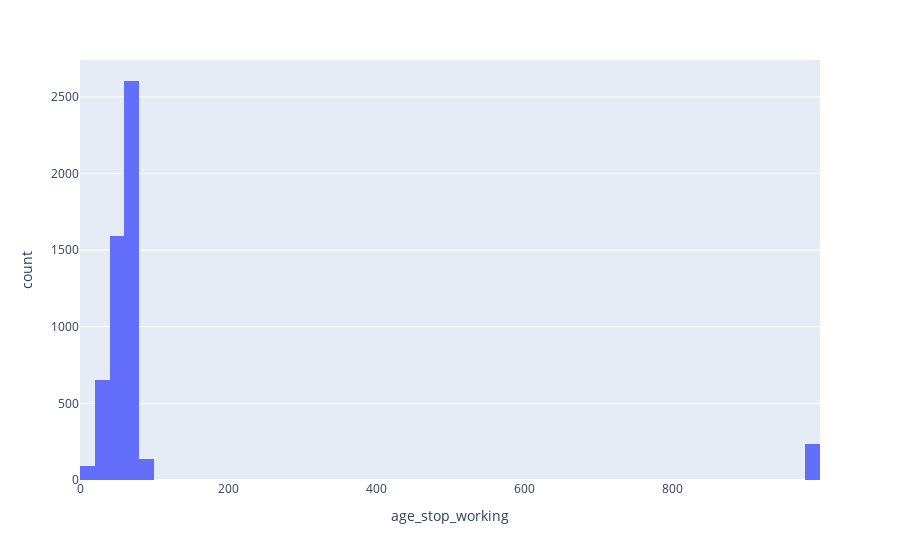

Notebook code for this chart:
### Markdown cell above
#### Age_stop_working

### Code cell
import plotly.express as px
df = px.data.tips()
fig = px.histogram(data, x="age_stop_working")
fig.show()

### Figure 1 — Plotly figure (JSON) as saved in the notebook; plotly's stock layout.template omitted (floating-point values rounded to 4 significant figures; data arrays with more than 128 entries replaced by an {"elided": "..."} marker saying what was removed)
{"data": [{"alignmentgroup": "True", "bingroup": "x", "hovertemplate": "age_stop_working=%{x}<br>count=%{y}<extra></extra>", "legendgroup": "", "marker": {"color": "#636efa"}, "name": "", "offsetgroup": "", "orientation": "v", "showlegend": false, "type": "histogram", "x": {"elided": "7450 int values"}, "xaxis": "x", "yaxis": "y"}], "layout": {"barmode": "relative", "legend": {"tracegroupgap": 0}, "margin": {"t": 60}, "xaxis": {"anchor": "y", "domain": [0, 1], "title": {"text": "age_stop_working"}}, "yaxis": {"anchor": "x", "domain": [0, 1], "title": {"text": "count"}}}}
